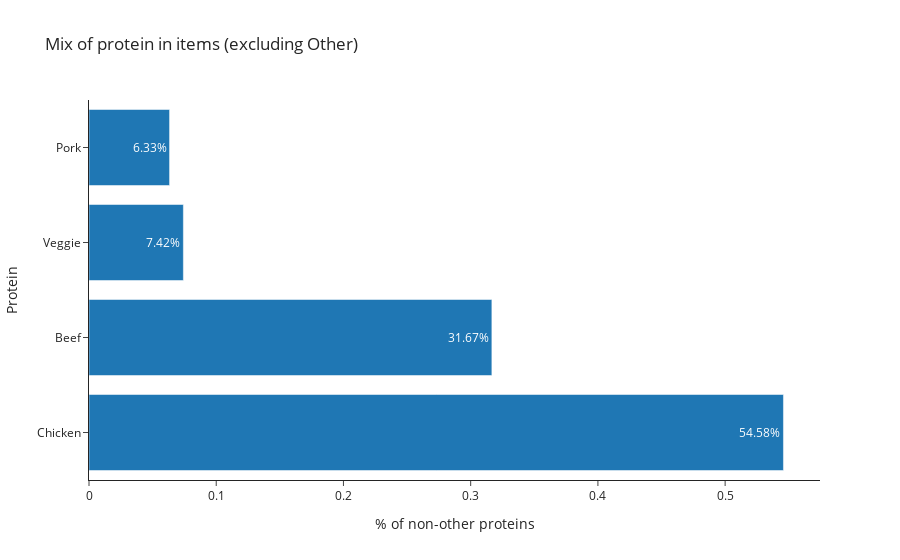

Notebook cell for this chart:
### Code cell
data_protein_prop = df['protein'][(df.protein != 'Other')].value_counts(normalize = True).reset_index()
data_protein_prop.columns = ['protein','perc_non_other']
# data_protein_prop.style.format({'perc_non_other':"{:.2%}"})
data_protein_prop['perc_non_other_format'] = data_protein_prop['perc_non_other'].apply(lambda x: "{:.2%}".format(x))
data_protein_prop

fig = px.bar(data_protein_prop, 
             x='perc_non_other',y='protein',
             title='Mix of protein in items (excluding Other)',
             text='perc_non_other_format',
             labels={'protein':"Protein",'perc_non_other':"% of non-other proteins"},
             template='simple_white',
             orientation='h'
            )
fig.show()

### Figure 1 — Plotly figure (JSON) as saved in the notebook; plotly's stock layout.template omitted (floating-point values rounded to 4 significant figures)
{"data": [{"alignmentgroup": "True", "hovertemplate": "% of non-other proteins=%{x}<br>Protein=%{y}<br>perc_non_other_format=%{text}<extra></extra>", "legendgroup": "", "marker": {"color": "#1F77B4"}, "name": "", "offsetgroup": "", "orientation": "h", "showlegend": false, "text": ["54.58%", "31.67%", "7.42%", "6.33%"], "textposition": "auto", "type": "bar", "x": [0.5458, 0.3167, 0.07418, 0.06333], "xaxis": "x", "y": ["Chicken", "Beef", "Veggie", "Pork"], "yaxis": "y"}], "layout": {"barmode": "relative", "legend": {"tracegroupgap": 0}, "title": {"text": "Mix of protein in items (excluding Other)"}, "xaxis": {"anchor": "y", "domain": [0, 1], "title": {"text": "% of non-other proteins"}}, "yaxis": {"anchor": "x", "domain": [0, 1], "title": {"text": "Protein"}}}}
